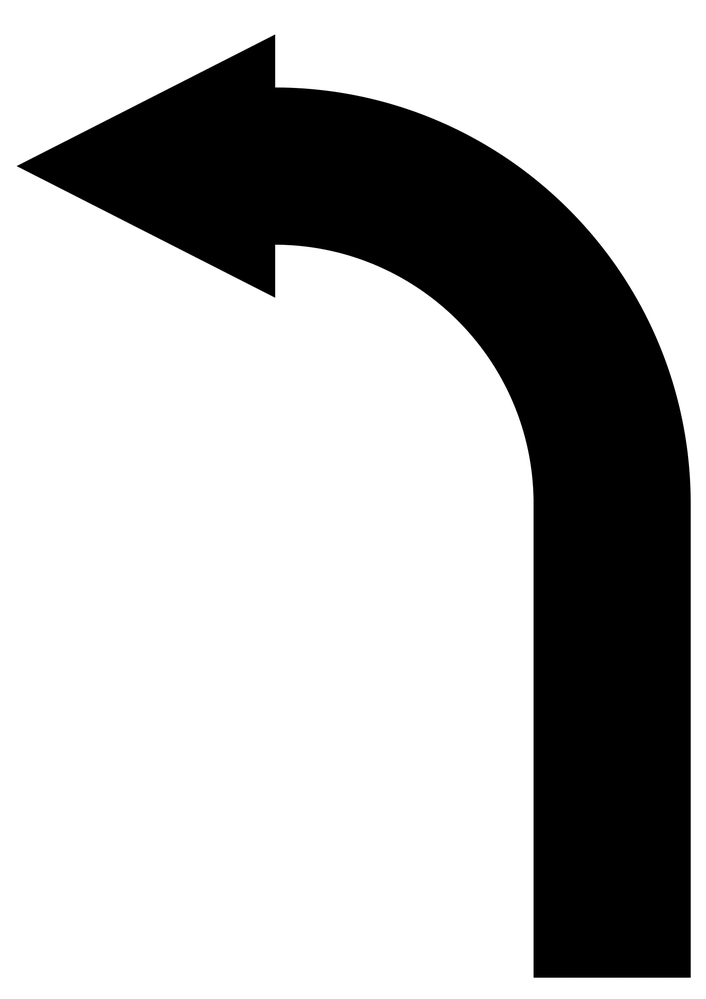
#> input picture rpi/assets/left.png, 706 x 999 px, shrunk from 1654 x 2339 before the run
$ python -i arrow_detection.py   (imports and definitions only)
#> lines starting #> are read from the running program, lines starting #| are printed output that depends on the picture; after the words box and inside, x2 and y2 are one past the last pixel; in counts of white or black regions, pixels touching at a corner belong together
#> further down, picture is the input picture: shape (999, 706, 3); min 0, max 255, mean 185.7
import cv2
import numpy as np

def detect_arrow_direction(frame):
    """
    Detects a black arrow in the image and determines if it's pointing left or right.
    Returns:
        - "left", "right", or None
    """

    # Step 1: Preprocess
    hsv = cv2.cvtColor(frame, cv2.COLOR_BGR2HSV)
#> hsv: shape (999, 706, 3); mean H, S, V 0, 0, 185.7

    # Step 2: Black mask in HSV
    lower_black = np.array([0, 0, 0])
    upper_black = np.array([180, 255, 50])
    mask = cv2.inRange(hsv, lower_black, upper_black)
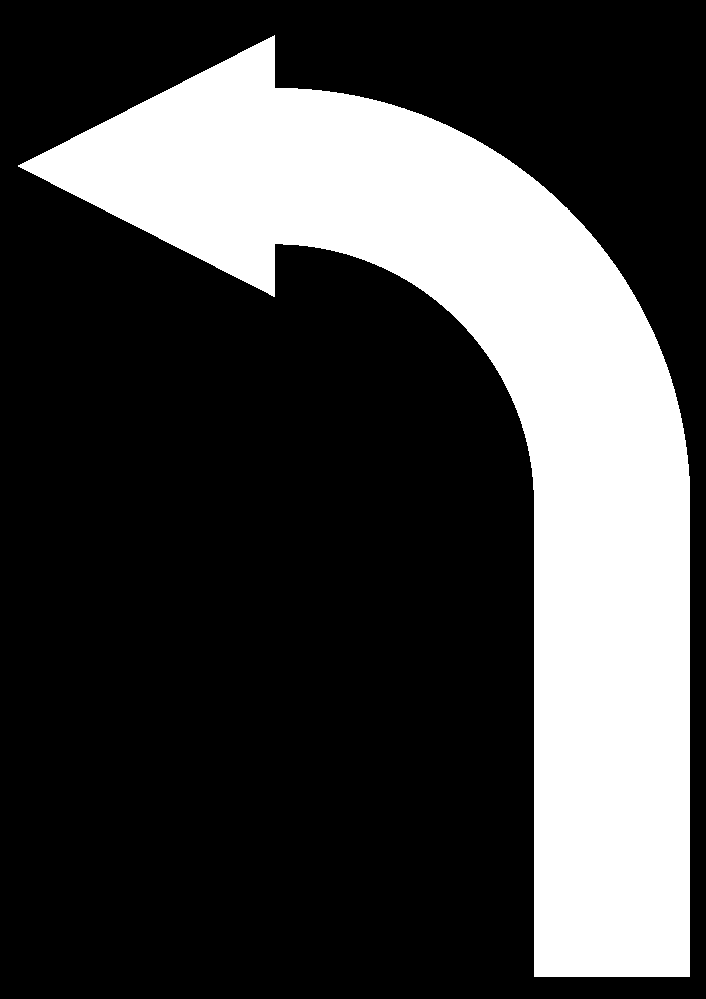
#> mask: shape (999, 706); 27% white; 1 white region, box (x1, y1, x2, y2) and area: (18, 35, 690, 977) 190610

    # Step 3: Morphology cleanup
    kernel = np.ones((5,5),np.uint8)
    mask = cv2.morphologyEx(mask, cv2.MORPH_CLOSE, kernel)
    mask = cv2.dilate(mask, kernel, iterations=1)
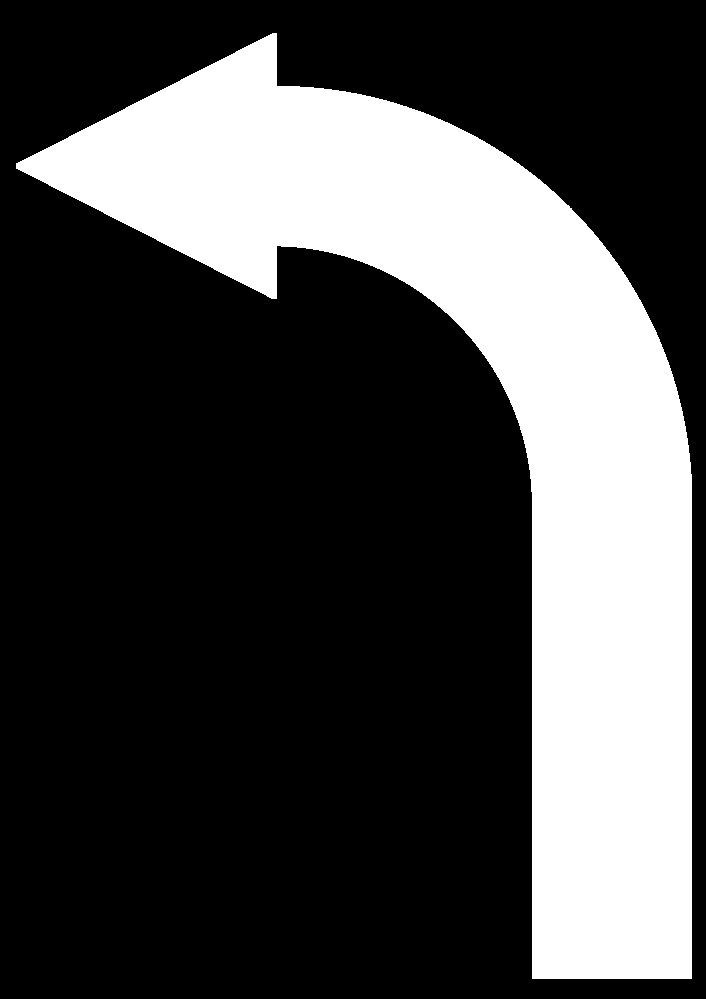
#> mask: shape (999, 706); 28% white; 1 white region

    # Step 4: Contour detection
    contours, _ = cv2.findContours(mask, cv2.RETR_EXTERNAL, cv2.CHAIN_APPROX_SIMPLE)
#> contours = 1 contour; box (x1, y1, x2, y2) and area: (16, 33, 692, 979) 195948

    for cnt in contours:
        area = cv2.contourArea(cnt)
        if area > 1000:  # Filter small objects
            approx = cv2.approxPolyDP(cnt, 0.03 * cv2.arcLength(cnt, True), True)

            x, y, w, h = cv2.boundingRect(approx)
            arrow_roi = mask[y:y+h, x:x+w]

            # Step 5: Compute left vs right half black pixel count
            left_half = arrow_roi[:, :w//2]
            right_half = arrow_roi[:, w//2:]
            left_black = cv2.countNonZero(left_half)
            right_black = cv2.countNonZero(right_half)

            # Optional: draw debug
            cv2.rectangle(frame, (x, y), (x+w, y+h), (255, 0, 0), 2)
            cv2.putText(frame, f"L: {left_black} R: {right_black}", (x, y-10),
                        cv2.FONT_HERSHEY_SIMPLEX, 0.5, (255,255,255), 1)

            if left_black > right_black * 1.3:
                return "left"
            elif right_black > left_black * 1.3:
                return "right"
#> this loop made 1 pass
#> (area, x, y, w, h, left_black, right_black) on pass 1: (195948, 16, 33, 676, 946, 48429, 148865)
#> pass 1, in detect_arrow_direction, `arrow_roi = mask[y:y+h, x:x+w]`:
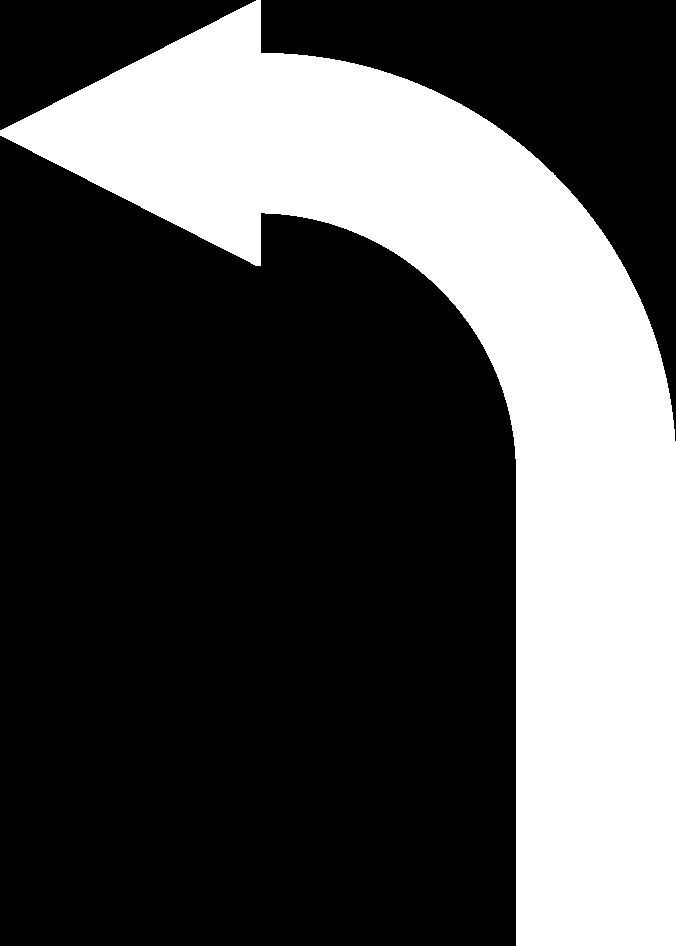
#> arrow_roi: shape (946, 676); 30.9% white; 1 white region, box (x1, y1, x2, y2) and area: (0, 0, 676, 946) 197294
#> pass 1, in detect_arrow_direction, `left_half = arrow_roi[:, :w//2]`:
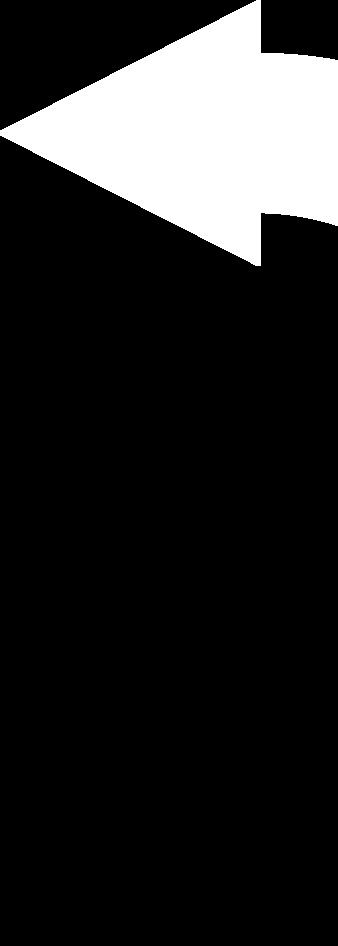
#> left_half: shape (946, 338); 15.1% white; 1 white region, box (x1, y1, x2, y2) and area: (0, 0, 338, 266) 48429
#> pass 1, in detect_arrow_direction, `right_half = arrow_roi[:, w//2:]`:
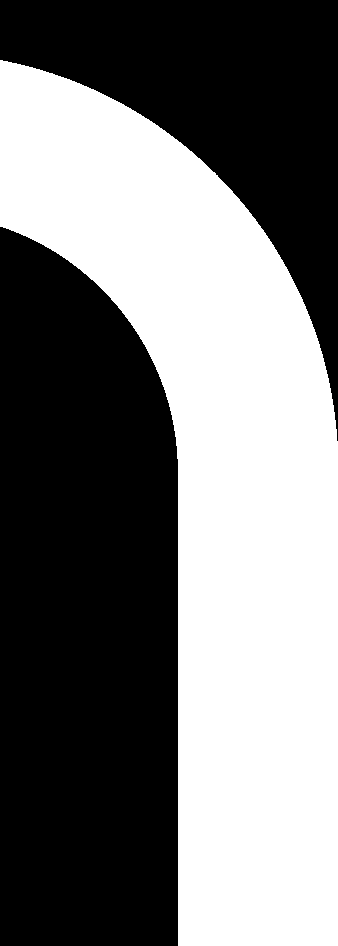
#> right_half: shape (946, 338); 46.6% white; 1 white region, box (x1, y1, x2, y2) and area: (0, 60, 338, 946) 148865
#> after the loop:
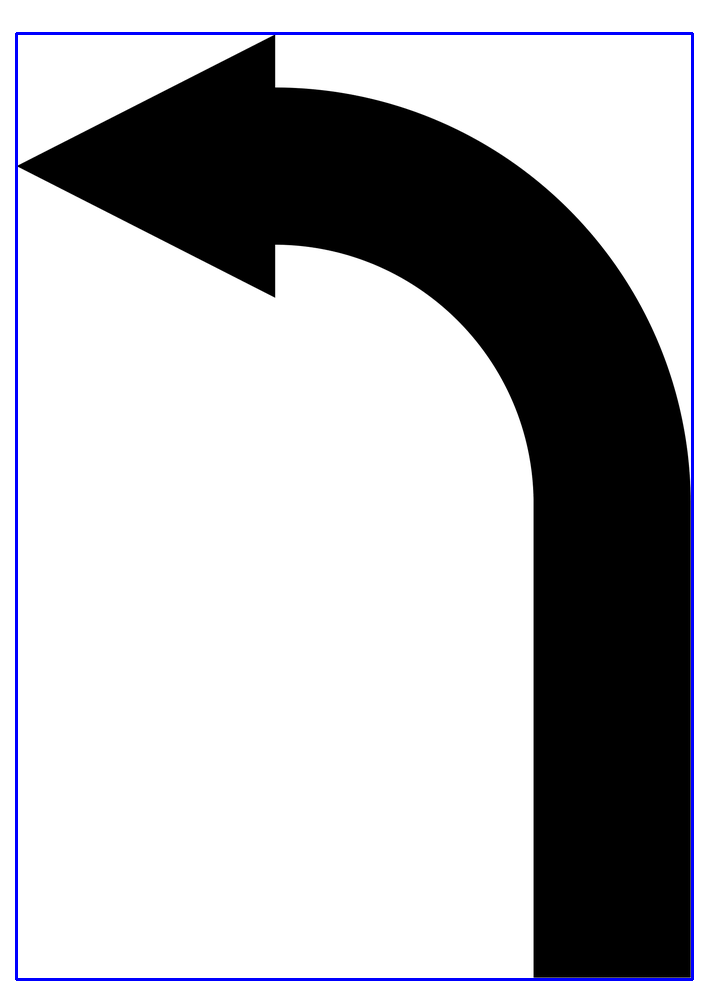
#> frame: shape (999, 706, 3); 1.38% of pixels changed, all inside (x1, y1, x2, y2) = (15, 32, 694, 981)

    return None

>>> import cv2
>>> picture = cv2.imread('../assets/left.png')
>>> result = detect_arrow_direction(picture)
#> result = 'right'

$ run again, on rpi/assets/right.png
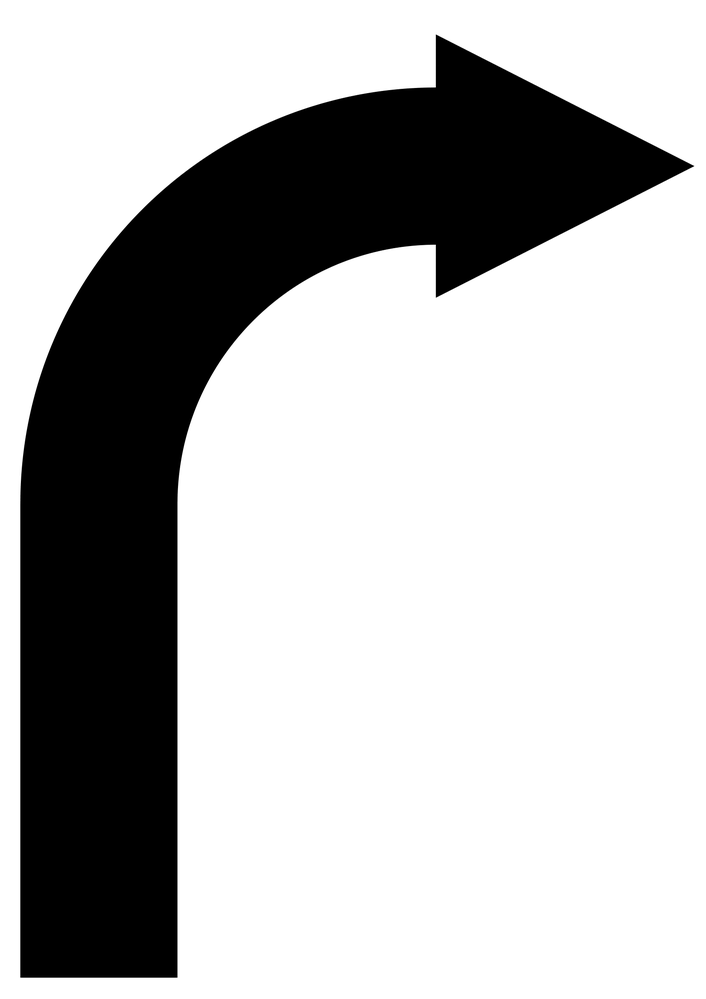
#> input picture rpi/assets/right.png, 706 x 999 px, shrunk from 1654 x 2339 before the run
#> picture is the input picture: shape (999, 706, 3); min 0, max 255, mean 185.7
#> hsv: shape (999, 706, 3); mean H, S, V 0, 0, 185.7
#> in detect_arrow_direction, `mask = cv2.dilate(mask, kernel, iterations=1)`:
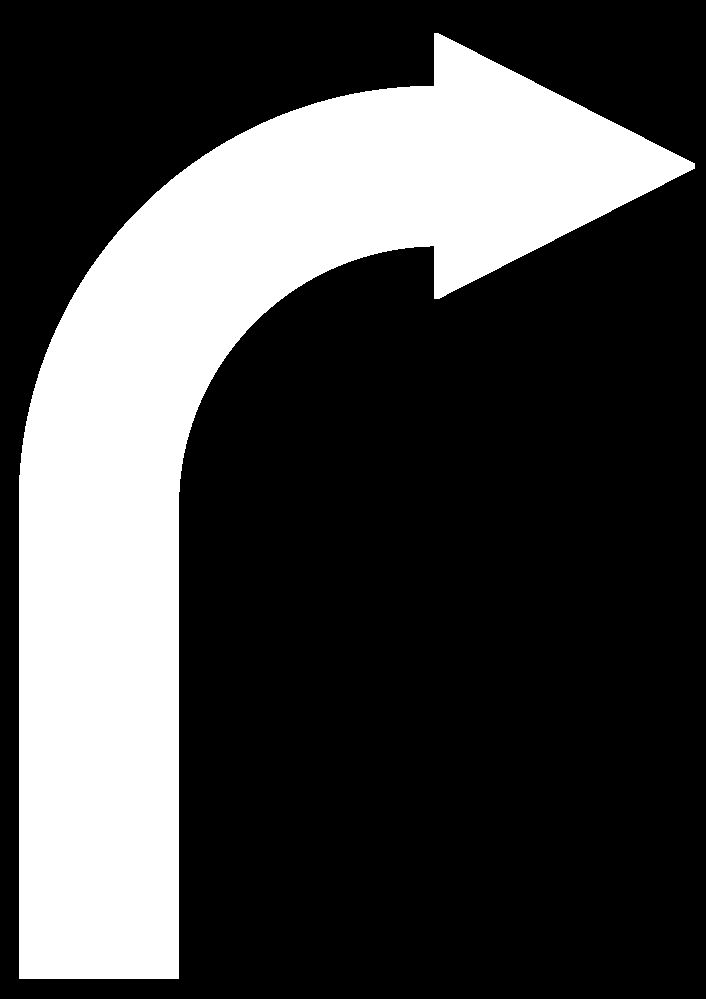
#> mask: shape (999, 706); 28% white; 1 white region
#> contours = 1 contour; box (x1, y1, x2, y2) and area: (19, 33, 695, 979) 195949
#> the loop in detect_arrow_direction, `for cnt in contours:` made 1 pass
#> (area, x, y, w, h, left_black, right_black) on pass 1: (195949, 19, 33, 676, 946, 148852, 48442)
#> after the loop in detect_arrow_direction, `for cnt in contours:`:
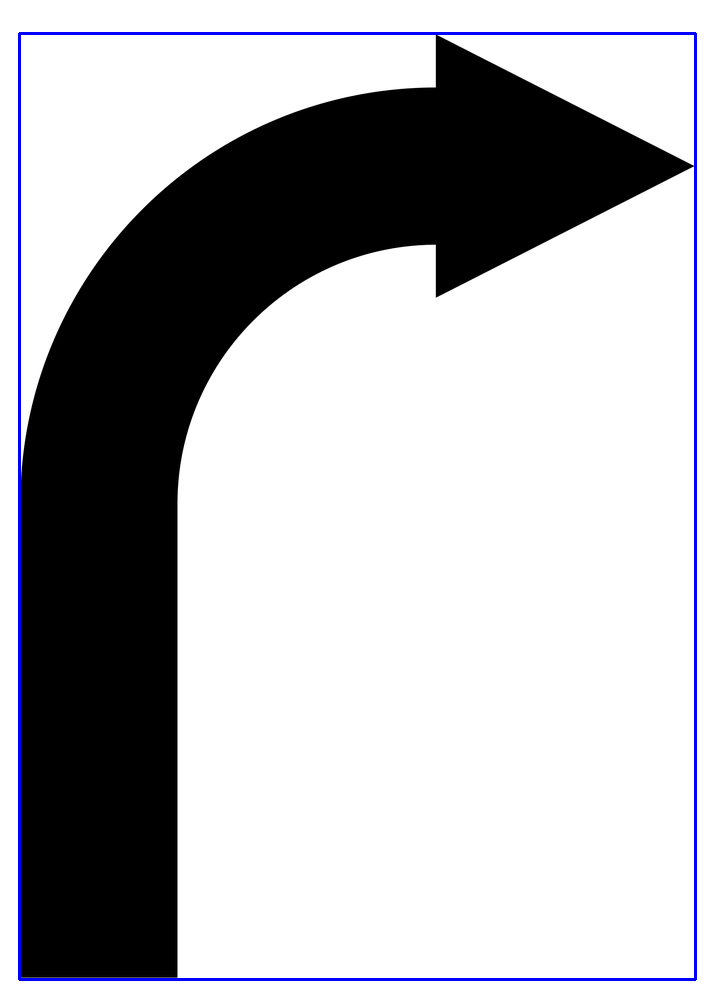
#> frame: shape (999, 706, 3); 1.38% of pixels changed, all inside (x1, y1, x2, y2) = (18, 32, 697, 981)
#> result = 'left'
